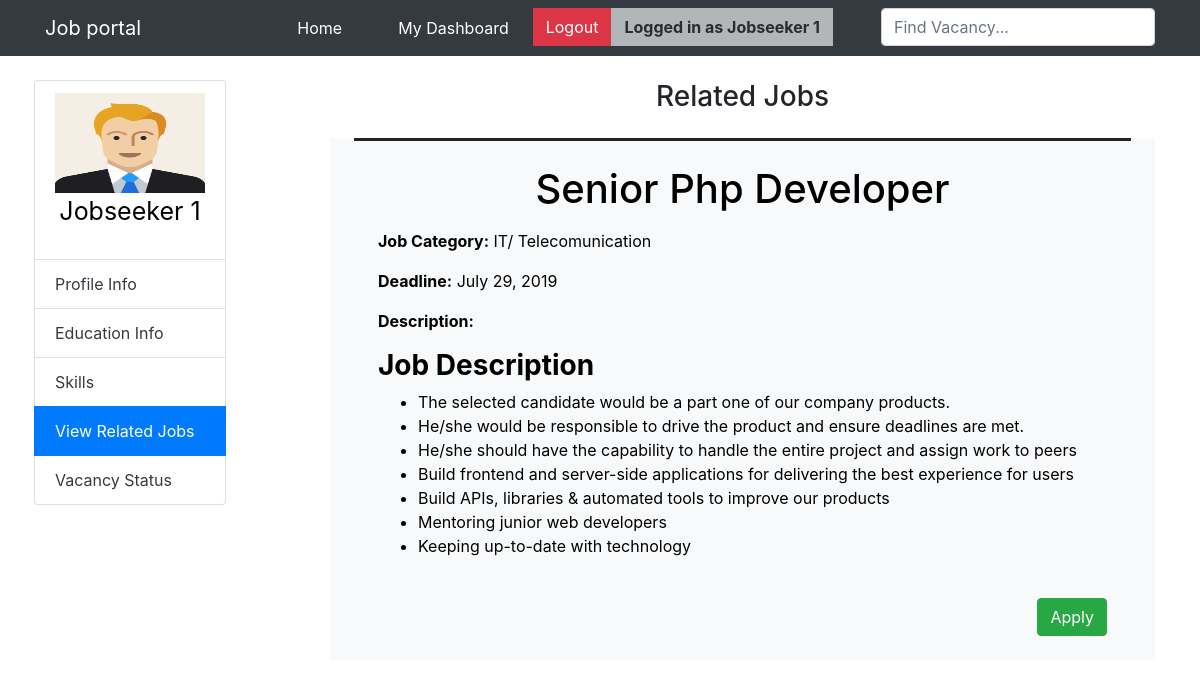
Page /jobseeker/related-jobs/ (signed in) on the committed database.
### app/models.py (models this page shows, shortened)
class User(AbstractUser):
    username = None
    email = models.EmailField(unique=True)
    USERNAME_FIELD = 'email'
    REQUIRED_FIELDS = []
    role=models.IntegerField(choices=(
        (1,'Employer'),
        (2,'Jobseeker'),
    ))
    avatar=models.ImageField(upload_to='images/',blank = False)

class Vacancy(models.Model):
    user=models.ForeignKey(User,on_delete=models.CASCADE)
    company=models.CharField(default=" ",max_length=100)
    jobcategory=models.IntegerField(choices=category_choices)
    title=models.CharField(max_length=50)
    date_added=models.DateField(auto_now_add=True)
    updated_on=models.DateField(auto_now=True)
    deadline=models.DateField(default=datetime.now() + timedelta(days=15))
    description=RichTextField()

### app/views.py (the view)
# urls.py: path("jobseeker/related-jobs/",views.RelatedJobs.as_view(),name="related-jobs"),
class RelatedJobs(LoginRequiredMixin,generic.ListView):
    model= Vacancy
    context_object_name = 'vacancys'
    template_name='jseeker-relatedjobs.html'
    def get_queryset(self):
        return(Vacancy.objects.filter(jobcategory=JobSeekerProfile.objects.get(user=self.request.user).interested_category))

### templates/jseeker-relatedjobs.html (shortened to what this page needs)
{% extends "base.html" %}
{% block body %}
<div class="container my-4">
    <div class="row">
        <div class="col-2 px-1 position-fixed">
          <ul class="list-group">
            <li class="list-group-item">
            <div class="text-center">
            {% if user.avatar %}
                <img class="" src="{{user.avatar.url}}" width="150" height="100">
            {% endif %}
            </div>
            <p class="text-center" style="text-decoration: none; font-size: 25px; color:black;">{{user.first_name}} {{user.last_name}}</p></li>
            <li class="list-group-item"><a href="{% url 'Jobseeker_dashboard' %}" class="text-dark">Profile Info</a></li>
            <li class="list-group-item"><a href="{% url 'education-info' user.id %}" class="text-dark">Education Info</a></li>
            <li class="list-group-item"><a href="{%url 'skillset'%}" class="text-dark">Skills</a></li>
            <li class="list-group-item active"><a href="{%url 'related-jobs'%}" class="text-white">View Related Jobs</a></li>
            <li class="list-group-item"><a href="{%url 'VacancyStatus'%}" class="text-dark">Vacancy Status</a></li>
          </ul>
        </div>
        <div class="col offset-3" id="main">
            <h3 class="text-center">Related Jobs</h3>
            {% if vacancys %}
                {% for vacancy in vacancys %}
                <div class="bg-light">
                    <div class="m-4 p-4" style="min-height: 100px;border-style:solid none none none ;">
                        <a style="color:black">
                        <h1><p class="text-center">{{vacancy.title}}</p></h1>
                        <p><strong>Job Category:</strong> {{vacancy.get_jobcategory_display}}</p>
                        <p><strong>Deadline:</strong> {{vacancy.deadline}}</p>
                        <p><strong>Description:</strong> {{vacancy.description|safe}}</p>
                        <br>
                    <div class="text-right">
                        <a href="{% url 'ApplyVacancy' vacancy.id%}" class="btn btn-success">Apply</a>
                    </div>
                    </div>
                </div>
                {% endfor %}
            {% else %}
            No related job because interested category in your profile is blank.
            {% endif %}
        </div>
    </div>
</div>
{% endblock body %}

### templates/base.html (shortened to what this page needs)
{% load static %}
<html>
    <head>
    <link rel="stylesheet" href="{% static 'css/bootstrap.css' %}">
    </head>
    <body data-spy="scroll" data-target=".navbar" data-offset="50">
    <nav class="navbar navbar-expand-sm bg-dark navbar-dark">
        <div class='container'>
        <a class="navbar-brand" href="{% url 'home' %}"> Job portal</a>
        <ul class="navbar-nav">
            {% if request.user.is_authenticated %}
            <li class="nav-item">
                <a class="nav-link text-white mx-4" href="{% url 'home' %}">Home</a>
            </li>
            <li class="nav-item">
                <a class="nav-link text-white mx-3" href="
                {% if user.role == 1 %}
                    {% url 'dashboard' user.id %}
                {% else %}
                    {% url 'Jobseeker_dashboard' %}
                {% endif %}
                ">My Dashboard</a>
            </li>
            <li class="nav-item">
                <a href="{%url 'logout'%}" class="text-white btn btn-danger rounded-0">Logout</a>
            </li>
            <li class="nav-item">
                <a class="btn btn-light mr-5 disabled rounded-0"><b>Logged in as
                {% if user.first_name%}
                {{user.first_name}} {{user.last_name}}
                {% else %}
                {{user.email}}
                {% endif %}
                </b></a>
            </li>
            {% endif %}
            <li class="nav-item">
                <form class="form-inline my-lg-0" action="{%url 'search'%}" method="GET">
                <input
                    class="form-control search-box"
                    type="Search"
                    placeholder="Find Vacancy..."
                    name="search_term"
                    value="{{search_term}}"
                >
                </form>
            </li>
        </ul>
        </div>
    </nav>
    {% block body %}
    {% endblock body %}
</body>
</html>

### rows in the picture
User: first_name "Jobseeker", last_name "1", avatar (picture)
Vacancy: title "Senior Php Developer", jobcategory "IT/ Telecomunication", deadline "July 29, 2019", description "Job Description The selected candidate would be a part one of our company products. He/she would be responsible to drive the product and ensure deadlines are met. He/she should have the capability to handle the entire project and assign work to peers Build frontend and server-side applications for delivering the best experience for users Build APIs, libraries & automated tools to improve our products Mentoring junior web developers Keeping up-to-date with technology"
